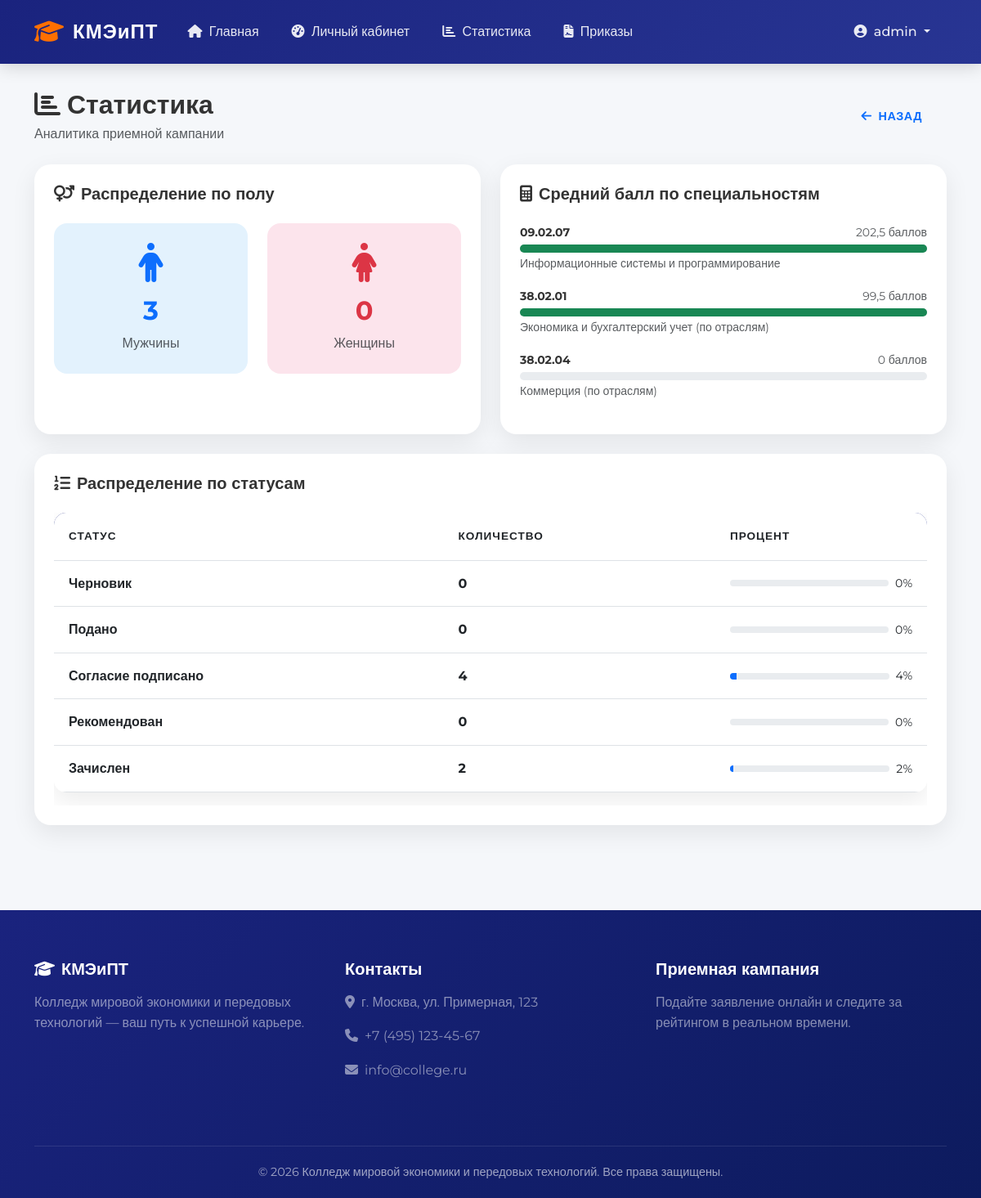
/staff/statistics/ (signed in), run on the app's committed database.
### applicants/models.py (models this page shows, shortened)
class Specialization(models.Model):
    code = models.CharField(max_length=20, unique=True, verbose_name="Код специальности")
    name = models.CharField(max_length=255, verbose_name="Название")
    faculty = models.CharField(max_length=100, verbose_name="Факультет")
    budget_places = models.PositiveSmallIntegerField(verbose_name="Бюджетные места")
    paid_places = models.PositiveSmallIntegerField(default=0, verbose_name="Платные места")
    min_score = models.PositiveSmallIntegerField(default=100, verbose_name="Мин. проходной балл")
    description = models.TextField(blank=True, verbose_name="Описание")
    is_active = models.BooleanField(default=True, verbose_name="Активна")
    class Meta:
        verbose_name = "Специальность"
        verbose_name_plural = "Специальности"
        ordering = ['code']

### staff/views.py (the view)
# urls.py: path('statistics/', views.staff_statistics, name='staff_statistics'),
@login_required
@user_passes_test(is_staff_user)
def staff_statistics(request):
    active_campaign = AdmissionCampaign.objects.filter(is_active=True).first()
    if not active_campaign:
        messages.warning(request, 'Нет активной приемной кампании')
        return redirect('staff_dashboard')
    male_count = Applicant.objects.filter(
        applications__campaign=active_campaign,
        sex='M'
    ).distinct().count()
    female_count = Applicant.objects.filter(
        applications__campaign=active_campaign,
        sex='F'
    ).distinct().count()
    specs_avg = []
    for spec in Specialization.objects.filter(is_active=True):
        avg = Application.objects.filter(
            campaign=active_campaign,
            specialization=spec,
            is_agreement_signed=True
        ).annotate(
            total=Sum('exam_results__score')
        ).aggregate(avg_score=Avg('total'))['avg_score']
        specs_avg.append({
            'name': spec.name,
            'code': spec.code,
            'avg_score': round(avg, 1) if avg else 0,
        })
    status_distribution = []
    for status_code, status_name in Application.APP_STATUS:
        count = Application.objects.filter(
            campaign=active_campaign,
            status=status_code
        ).count()
        status_distribution.append({
            'name': status_name,
            'count': count,
        })
    context = {
        'male_count': male_count,
        'female_count': female_count,
        'specs_avg': specs_avg,
        'status_distribution': status_distribution,
    }
    return render(request, 'staff/statistics.html', context)

### staff/views.py (called while the page is built)
def is_staff_user(user):
    return user.is_staff or user.groups.filter(name__in=['Secretary', 'Chairman']).exists()

### templates/staff/statistics.html (shortened to what this page needs)
{% extends 'base.html' %}
{% block content %}
<div class="container py-4">
    <div class="d-flex justify-content-between align-items-center mb-4">
        <div>
            <h2 class="fw-bold mb-1">
                <i class="fas fa-chart-bar me-2"></i>Статистика
            </h2>
            <p class="text-muted mb-0">Аналитика приемной кампании</p>
        </div>
        <a href="{% url 'staff_dashboard' %}" class="btn btn-outline-primary btn-modern">
            <i class="fas fa-arrow-left me-2"></i>Назад
        </a>
    </div>
    <div class="row g-4">
        <div class="col-lg-6">
            <div class="card-custom">
                <div class="card-body p-4">
                    <h5 class="fw-bold mb-4">
                        <i class="fas fa-venus-mars me-2"></i>Распределение по полу
                    </h5>
                    <div class="row text-center">
                        <div class="col-6">
                            <div class="p-4 rounded-4" style="background: #e3f2fd;">
                                <i class="fas fa-male fa-3x text-primary mb-3"></i>
                                <h2 class="fw-bold text-primary">{{ male_count }}</h2>
                                <p class="text-muted mb-0">Мужчины</p>
                            </div>
                        </div>
                        <div class="col-6">
                            <div class="p-4 rounded-4" style="background: #fce4ec;">
                                <i class="fas fa-female fa-3x text-danger mb-3"></i>
                                <h2 class="fw-bold text-danger">{{ female_count }}</h2>
                                <p class="text-muted mb-0">Женщины</p>
                            </div>
                        </div>
                    </div>
                </div>
            </div>
        </div>
        <div class="col-lg-6">
            <div class="card-custom">
                <div class="card-body p-4">
                    <h5 class="fw-bold mb-4">
                        <i class="fas fa-calculator me-2"></i>Средний балл по специальностям
                    </h5>
                    {% for spec in specs_avg %}
                    <div class="mb-3">
                        <div class="d-flex justify-content-between mb-1">
                            <small class="fw-bold">{{ spec.code }}</small>
                            <small class="text-muted">{{ spec.avg_score }} баллов</small>
                        </div>
                        <div class="progress" style="height: 10px; border-radius: 10px;">
                            <div class="progress-bar bg-success"
                                 style="width: {% widthratio spec.avg_score 100 100 %}%;">
                            </div>
                        </div>
                        <small class="text-muted">{{ spec.name }}</small>
                    </div>
                    {% empty %}
                    <p class="text-muted text-center">Нет данных</p>
                    {% endfor %}
                </div>
            </div>
        </div>
        <div class="col-12">
            <div class="card-custom">
                <div class="card-body p-4">
                    <h5 class="fw-bold mb-4">
                        <i class="fas fa-list-ol me-2"></i>Распределение по статусам
                    </h5>
                    <div class="table-responsive">
                        <table class="table table-modern">
                            <thead>
                                <tr>
                                    <th>Статус</th>
                                    <th>Количество</th>
                                    <th>Процент</th>
                                </tr>
                            </thead>
                            <tbody>
                                {% for status in status_distribution %}
                                <tr>
                                    <td><strong>{{ status.name }}</strong></td>
                                    <td>
                                        <span class="fw-bold">{{ status.count }}</span>
                                    </td>
                                    <td>
                                        <div class="d-flex align-items-center gap-2">
                                            <div class="progress flex-grow-1" style="height: 8px; border-radius: 10px;">
                                                <div class="progress-bar bg-primary"
                                                     style="width: {{ status.count }}%;">
                                                </div>
                                            </div>
                                            <small>{{ status.count }}%</small>
                                        </div>
                                    </td>
                                </tr>
                                {% endfor %}
                            </tbody>
                        </table>
                    </div>
                </div>
            </div>
        </div>
    </div>
</div>
{% endblock %}

### templates/base.html (shortened to what this page needs)
<!DOCTYPE html>
<html lang="ru">
<head>
    <link href="https://cdn.jsdelivr.net/npm/bootstrap@5.3.0/dist/css/bootstrap.min.css" rel="stylesheet">
    <link rel="stylesheet" href="https://cdnjs.cloudflare.com/ajax/libs/font-awesome/6.4.0/css/all.min.css">
    <link rel="stylesheet" href="https://cdnjs.cloudflare.com/ajax/libs/animate.css/4.1.1/animate.min.css">
</head>
<body>
    <nav class="navbar navbar-expand-lg fixed-top" id="navbar">
        <div class="container">
            <a class="navbar-brand" href="{% url 'home' %}">
                <i class="fas fa-graduation-cap"></i> КМЭиПТ
            </a>
            <div class="collapse navbar-collapse" id="navbarNav">
                <ul class="navbar-nav me-auto">
                    <li class="nav-item">
                        <a class="nav-link" href="{% url 'home' %}">
                            <i class="fas fa-home me-1"></i> Главная
                        </a>
                    </li>
                    {% if user.is_authenticated %}
                    <li class="nav-item">
                        <a class="nav-link" href="{% url 'dashboard' %}">
                            <i class="fas fa-tachometer-alt me-1"></i> Личный кабинет
                        </a>
                    </li>
                    {% endif %}
                    {% if user.is_staff %}
                    <li class="nav-item">
                        <a class="nav-link" href="{% url 'statistics' %}">
                            <i class="fas fa-chart-bar me-1"></i> Статистика
                        </a>
                    </li>
                    <li class="nav-item">
                        <a class="nav-link" href="{% url 'enrollment_orders' %}">
                            <i class="fas fa-file-contract me-1"></i> Приказы
                        </a>
                    </li>
                    {% endif %}
                </ul>
                <ul class="navbar-nav">
                    {% if user.is_authenticated %}
                    <li class="nav-item dropdown">
                        <a class="nav-link dropdown-toggle" href="#" data-bs-toggle="dropdown">
                            <i class="fas fa-user-circle me-1"></i>
                            {{ user.get_full_name|default:user.username }}
                        </a>
                    </li>
                    {% endif %}
                </ul>
            </div>
        </div>
    </nav>
    <main>
        {% block content %}{% endblock %}
    </main>
    <footer class="footer">
        <div class="container">
            <div class="row">
                <div class="col-md-4 mb-4">
                    <h5 class="fw-bold mb-3">
                        <i class="fas fa-graduation-cap me-2"></i>КМЭиПТ
                    </h5>
                    <p class="text-white-50">Колледж мировой экономики и передовых технологий — ваш путь к успешной карьере.</p>
                </div>
                <div class="col-md-4 mb-4">
                    <h5 class="fw-bold mb-3">Контакты</h5>
                    <p class="text-white-50"><i class="fas fa-map-marker-alt me-2"></i>г. Москва, ул. Примерная, 123</p>
                    <p class="text-white-50"><i class="fas fa-phone me-2"></i>+7 (495) 123-45-67</p>
                    <p class="text-white-50"><i class="fas fa-envelope me-2"></i>info@college.ru</p>
                </div>
                <div class="col-md-4 mb-4">
                    <h5 class="fw-bold mb-3">Приемная кампания</h5>
                    <p class="text-white-50">Подайте заявление онлайн и следите за рейтингом в реальном времени.</p>
                </div>
            </div>
            <div class="footer-bottom">
                <p class="mb-0">&copy; 2026 Колледж мировой экономики и передовых технологий. Все права защищены.</p>
            </div>
        </div>
    </footer>
</body>
</html>

### templates/base.html (style rules this page uses)
:root { --primary: #1a237e; --primary-light: #283593; --accent: #ff6f00; --accent-light: #ff8f00; --success: #2e7d32; --info: #0277bd; --warning: #f57c00; --danger: #c62828; --bg-light: #f5f7fa; --card-shadow: 0 10px 30px rgba(0, 0, 0, 0.08); --card-hover-shadow: 0 20px 40px rgba(0, 0, 0, 0.12); --transition: all 0.3s cubic-bezier(0.4, 0, 0.2, 1); }
* { margin: 0; padding: 0; box-sizing: border-box; }
body { font-family: 'Montserrat', sans-serif; background: var(--bg-light); color: #333; line-height: 1.6; overflow-x: hidden; padding-top: 85px; }
.navbar { background: linear-gradient(135deg, var(--primary) 0%, var(--primary-light) 100%) !important; box-shadow: 0 4px 20px rgba(0, 0, 0, 0.15); padding: 15px 0; transition: var(--transition); }
.navbar-brand { font-weight: 800; font-size: 1.5rem; letter-spacing: 1px; color: white !important; display: flex; align-items: center; gap: 10px; }
.navbar-brand i { font-size: 1.8rem; color: var(--accent); }
.nav-link { color: rgba(255, 255, 255, 0.9) !important; font-weight: 500; padding: 10px 20px !important; border-radius: 50px; transition: var(--transition); position: relative; }
.card-custom { background: white; border: none; border-radius: 20px; box-shadow: var(--card-shadow); transition: var(--transition); overflow: hidden; height: 100%; }
.card-custom .card-body { padding: 30px; }
.btn-modern { padding: 12px 30px; border-radius: 50px; font-weight: 600; letter-spacing: 0.5px; transition: var(--transition); text-transform: uppercase; font-size: 0.9rem; border: none; }
.table-modern { background: white; border-radius: 15px; overflow: hidden; box-shadow: var(--card-shadow); }
.table-modern thead { background: linear-gradient(135deg, var(--primary) 0%, var(--primary-light) 100%); color: white; }
.table-modern th { padding: 18px; font-weight: 600; text-transform: uppercase; font-size: 0.85rem; letter-spacing: 1px; }
.table-modern td { padding: 15px 18px; vertical-align: middle; }
.table-modern tbody tr { transition: var(--transition); }
.footer { background: linear-gradient(135deg, #1a237e 0%, #0d1b5e 100%); color: white; padding: 60px 0 20px; margin-top: 80px; }
.footer-bottom { border-top: 1px solid rgba(255, 255, 255, 0.1); padding-top: 20px; margin-top: 40px; text-align: center; color: rgba(255, 255, 255, 0.6); font-size: 0.9rem; }

### data on the page
Specialization: code "09.02.07", name "Информационные системы и программирование"
Specialization: code "38.02.01", name "Экономика и бухгалтерский учет (по отраслям)"
Specialization: code "38.02.04", name "Коммерция (по отраслям)"

### other printed values
{{ user.get_full_name|default:user.username }} "admin"
{{ male_count }} "3"
{{ female_count }} "0"
{{ spec.avg_score }} "202,5" "99,5" "0"
{{ status.name }} "Черновик" "Подано" "Согласие подписано" "Рекомендован" "Зачислен"
{{ status.count }} "0" "0" "4" "0" "2"
